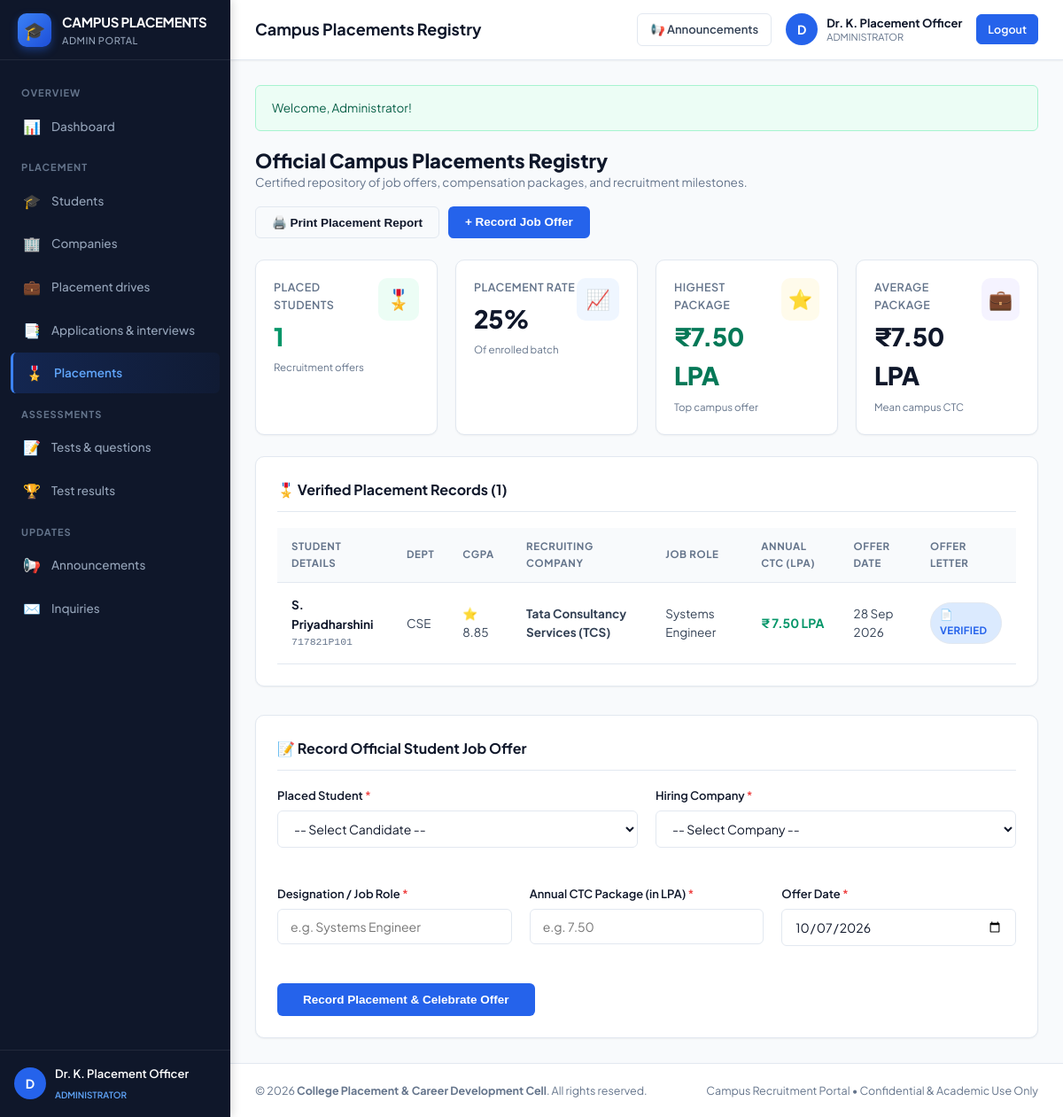
The page /admin/placements.php (signed in) on the database its author committed.
### tables this page shows
CREATE TABLE `placement_records` (
    `id` INT AUTO_INCREMENT PRIMARY KEY,
    `student_id` INT NOT NULL,
    `company_id` INT NOT NULL,
    `drive_id` INT DEFAULT NULL,
    `job_role` VARCHAR(150) NOT NULL,
    `package_lpa` DECIMAL(5,2) NOT NULL,
    `offer_date` DATE NOT NULL,
    `offer_letter_path` VARCHAR(255) DEFAULT NULL,
    `created_at` TIMESTAMP DEFAULT CURRENT_TIMESTAMP,
    CONSTRAINT `fk_placements_student` FOREIGN KEY (`student_id`) REFERENCES `students` (`id`) ON DELETE CASCADE,
    CONSTRAINT `fk_placements_company` FOREIGN KEY (`company_id`) REFERENCES `companies` (`id`) ON DELETE CASCADE
);

CREATE TABLE `users` (
    `id` INT AUTO_INCREMENT PRIMARY KEY,
    `name` VARCHAR(120) NOT NULL,
    `email` VARCHAR(150) NOT NULL UNIQUE,
    `password` VARCHAR(255) NOT NULL,
    `role` ENUM('student', 'admin', 'recruiter') NOT NULL DEFAULT 'student',
    `status` ENUM('active', 'inactive') NOT NULL DEFAULT 'active',
    `created_at` TIMESTAMP DEFAULT CURRENT_TIMESTAMP
);

CREATE TABLE `students` (
    `id` INT AUTO_INCREMENT PRIMARY KEY,
    `user_id` INT NOT NULL UNIQUE,
    `register_no` VARCHAR(50) NOT NULL UNIQUE,
    `phone` VARCHAR(20) DEFAULT NULL,
    `dob` DATE DEFAULT NULL,
    `gender` ENUM('Male', 'Female', 'Other') DEFAULT 'Female',
    `address` TEXT DEFAULT NULL,
    `department` VARCHAR(100) NOT NULL,
    `year_of_study` INT NOT NULL DEFAULT 4,
    `semester` INT NOT NULL DEFAULT 8,
    `cgpa` DECIMAL(4,2) NOT NULL DEFAULT 0.00,
    `tenth_percentage` DECIMAL(5,2) NOT NULL DEFAULT 0.00,
    `twelfth_percentage` DECIMAL(5,2) NOT NULL DEFAULT 0.00,
    `backlogs` INT NOT NULL DEFAULT 0,
    `programming_languages` TEXT DEFAULT NULL,
    `technical_skills` TEXT DEFAULT NULL,
    `soft_skills` TEXT DEFAULT NULL,
    `certifications` TEXT DEFAULT NULL,
    `projects` TEXT DEFAULT NULL,
    `resume_path` VARCHAR(255) DEFAULT NULL,
    `profile_completed` TINYINT(1) DEFAULT 0,
    `placement_status` ENUM('Not Placed', 'In Process', 'Placed') DEFAULT 'Not Placed',
    `created_at` TIMESTAMP DEFAULT CURRENT_TIMESTAMP,
    CONSTRAINT `fk_students_user` FOREIGN KEY (`user_id`) REFERENCES `users` (`id`) ON DELETE CASCADE
);

CREATE TABLE `companies` (
    `id` INT AUTO_INCREMENT PRIMARY KEY,
    `user_id` INT DEFAULT NULL UNIQUE,
    `name` VARCHAR(150) NOT NULL,
    `email` VARCHAR(150) NOT NULL,
    `phone` VARCHAR(20) DEFAULT NULL,
    `website` VARCHAR(255) DEFAULT NULL,
    `logo` VARCHAR(255) DEFAULT NULL,
    `location` VARCHAR(150) DEFAULT NULL,
    `industry` VARCHAR(100) DEFAULT 'Information Technology',
    `description` TEXT DEFAULT NULL,
    `created_at` TIMESTAMP DEFAULT CURRENT_TIMESTAMP,
    CONSTRAINT `fk_companies_user` FOREIGN KEY (`user_id`) REFERENCES `users` (`id`) ON DELETE SET NULL
);

### config/database.php (called while the page is built, shortened)
<?php
function base_url($path = '') {
    $protocol = (!empty($_SERVER['HTTPS']) && $_SERVER['HTTPS'] !== 'off') ? "https://" : "http://";
    $host = $_SERVER['HTTP_HOST'] ?? 'localhost';
    $scriptName = str_replace('\\', '/', $_SERVER['SCRIPT_NAME'] ?? '');
    $baseDir = '';
    if (strpos($scriptName, '/student-placement-system/') === 0) {
        $baseDir = '/student-placement-system';
    } elseif (strpos($scriptName, '/student-placement-management-system/') === 0) {
        $baseDir = '/student-placement-management-system';
    } else {
        $parts = explode('/', trim($scriptName, '/'));
        if (!empty($parts[0]) && !preg_match('/\.php$/', $parts[0])) {
            $baseDir = '/' . $parts[0];
        }
    }
    $cleanPath = ltrim($path, '/');
    return $protocol . $host . $baseDir . ($cleanPath ? '/' . $cleanPath : '');
}
function get_flash() {
    if (isset($_SESSION['flash'])) {
        $flash = $_SESSION['flash'];
        return $flash;
    }
    return null;
}
function e($string) {
    return htmlspecialchars($string ?? '', ENT_QUOTES, 'UTF-8');
}

### admin/placements.php (the view, shortened to what this page needs)
<?php
require_once __DIR__ . '/../config/database.php';
$records_stmt = $pdo->query("SELECT pr.*, s.register_no, u.name as student_name, s.department, s.cgpa,
                                     c.name as company_name, c.logo
                              FROM placement_records pr
                              JOIN students s ON pr.student_id = s.id
                              JOIN users u ON s.user_id = u.id
                              JOIN companies c ON pr.company_id = c.id
                              ORDER BY pr.offer_date DESC");
$placements = $records_stmt->fetchAll();
$total_students = (int)$pdo->query("SELECT COUNT(*) FROM students")->fetchColumn();
$total_placed = count($placements);
$placement_pct = ($total_students > 0) ? round(($total_placed / $total_students) * 100, 1) : 0;
$max_pkg = (float)$pdo->query("SELECT MAX(package_lpa) FROM placement_records")->fetchColumn() ?: 0;
$avg_pkg = (float)$pdo->query("SELECT AVG(package_lpa) FROM placement_records")->fetchColumn() ?: 0;
$flash = get_flash();
?>
<?php include __DIR__ . '/../includes/header.php'; ?>
<div class="app-wrapper">
    <?php include __DIR__ . '/../includes/sidebar.php'; ?>
    <div class="app-main">
        <?php include __DIR__ . '/../includes/navbar.php'; ?>
        <div class="app-content">
            <?php if ($flash): ?>
                <div class="alert alert-<?= e($flash['type']) ?>">
                    <?= e($flash['message']) ?>
                </div>
            <?php endif; ?>
            <div style="display: flex; justify-content: space-between; align-items: flex-end; margin-bottom: 24px; flex-wrap: wrap; gap: 16px;">
                <div>
                    <h2 style="font-size: 22px; font-weight: 800; color: var(--text-main);">Official Campus Placements Registry</h2>
                    <p style="color: var(--text-muted); font-size: 13.5px;">
                        Certified repository of job offers, compensation packages, and recruitment milestones.
                    </p>
                </div>
                <div style="display: flex; gap: 10px;">
                    <button type="button" class="btn btn-outline" onclick="window.print()">
                        🖨️ Print Placement Report
                    </button>
                    <button type="button" class="btn btn-primary" onclick="document.getElementById('record-placement-card').scrollIntoView({behavior: 'smooth'})">
                        + Record Job Offer
                    </button>
                </div>
            </div>
            <div class="grid-cols-4">
                <div class="kpi-card">
                    <div>
                        <div class="kpi-label">Placed Students</div>
                        <div class="kpi-value" style="color: #059669;"><?= $total_placed ?></div>
                        <div style="font-size: 11.5px; color: var(--text-muted); margin-top: 4px;">Recruitment offers</div>
                    </div>
                    <div class="kpi-icon-wrap kpi-emerald">🎖️</div>
                </div>
                <div class="kpi-card">
                    <div>
                        <div class="kpi-label">Placement Rate</div>
                        <div class="kpi-value"><?= $placement_pct ?>%</div>
                        <div style="font-size: 11.5px; color: var(--text-muted); margin-top: 4px;">Of enrolled batch</div>
                    </div>
                    <div class="kpi-icon-wrap kpi-blue">📈</div>
                </div>
                <div class="kpi-card">
                    <div>
                        <div class="kpi-label">Highest Package</div>
                        <div class="kpi-value" style="color: #047857;">₹<?= number_format($max_pkg, 2) ?> LPA</div>
                        <div style="font-size: 11.5px; color: var(--text-muted); margin-top: 4px;">Top campus offer</div>
                    </div>
                    <div class="kpi-icon-wrap kpi-amber">⭐</div>
                </div>
                <div class="kpi-card">
                    <div>
                        <div class="kpi-label">Average Package</div>
                        <div class="kpi-value">₹<?= number_format($avg_pkg, 2) ?> LPA</div>
                        <div style="font-size: 11.5px; color: var(--text-muted); margin-top: 4px;">Mean campus CTC</div>
                    </div>
                    <div class="kpi-icon-wrap kpi-purple">💼</div>
                </div>
            </div>
            <div class="card" style="margin-bottom: 32px;">
                <div class="card-header">
                    <div class="card-title">🎖️ Verified Placement Records (<?= count($placements) ?>)</div>
                </div>
                <div class="table-responsive">
                    <table class="table">
                        <thead>
                            <tr>
                                <th>Student Details</th>
                                <th>Dept</th>
                                <th>CGPA</th>
                                <th>Recruiting Company</th>
                                <th>Job Role</th>
                                <th>Annual CTC (LPA)</th>
                                <th>Offer Date</th>
                                <th>Offer Letter</th>
                            </tr>
                        </thead>
                        <tbody>
                            <?php foreach ($placements as $p): ?>
                                <tr>
                                    <td>
                                        <a href="<?= base_url('admin/student-view.php?id=' . $p['student_id']) ?>" style="font-weight: 700; color: var(--text-main);">
                                            <?= e($p['student_name']) ?>
                                        </a>
                                        <div style="font-size: 11.5px; color: var(--text-muted);">
                                            <code><?= e($p['register_no']) ?></code>
                                        </div>
                                    </td>
                                    <td><?= e($p['department']) ?></td>
                                    <td>⭐ <?= number_format($p['cgpa'], 2) ?></td>
                                    <td>
                                        <strong><?= e($p['company_name']) ?></strong>
                                    </td>
                                    <td><?= e($p['job_role']) ?></td>
                                    <td>
                                        <strong style="color: #059669; font-size: 14px;">₹ <?= number_format($p['package_lpa'], 2) ?> LPA</strong>
                                    </td>
                                    <td><?= date('d M Y', strtotime($p['offer_date'])) ?></td>
                                    <td>
                                        <?php if (!empty($p['offer_letter_path'])): ?>
                                            <span class="status-badge badge-primary">📄 Verified</span>
                                        <?php else: ?>
                                            <span style="font-size: 11.5px; color: var(--text-muted);">Letter Pending</span>
                                        <?php endif; ?>
                                    </td>
                                </tr>
                            <?php endforeach; ?>
                        </tbody>
                    </table>
                </div>
            </div>
            <div class="card" id="record-placement-card">
                <div class="card-header">
                    <div class="card-title">📝 Record Official Student Job Offer</div>
                </div>
                <form method="POST" action="<?= base_url('admin/placements.php') ?>">
                    <div class="grid-cols-2">
                        <div class="form-group">
                            <label class="form-label">Placed Student <span class="req">*</span></label>
                            <select name="student_id" class="form-control" required>
                                <option value="">-- Select Candidate --</option>
                            </select>
                        </div>
                        <div class="form-group">
                            <label class="form-label">Hiring Company <span class="req">*</span></label>
                            <select name="company_id" class="form-control" required>
                                <option value="">-- Select Company --</option>
                            </select>
                        </div>
                    </div>
                    <div class="grid-cols-3">
                        <div class="form-group">
                            <label class="form-label">Designation / Job Role <span class="req">*</span></label>
                            <input type="text" name="job_role" class="form-control" placeholder="e.g. Systems Engineer" required>
                        </div>
                        <div class="form-group">
                            <label class="form-label">Annual CTC Package (in LPA) <span class="req">*</span></label>
                            <input type="number" step="0.01" min="1" max="100" name="package_lpa" class="form-control" placeholder="e.g. 7.50" required>
                        </div>
                        <div class="form-group">
                            <label class="form-label">Offer Date <span class="req">*</span></label>
                            <input type="date" name="offer_date" class="form-control" value="<?= date('Y-m-d') ?>" required>
                        </div>
                    </div>
                    <button type="submit" class="btn btn-primary" style="padding: 10px 28px;">
                        Record Placement & Celebrate Offer
                    </button>
                </form>
            </div>
        </div>
        <?php include __DIR__ . '/../includes/footer.php'; ?>

### rows shown on the page
placement_records: users.name "S. Priyadharshini", student.register_no "717821P101", student.department "CSE", student.cgpa "8.85", company.name "Tata Consultancy Services (TCS)", job_role "Systems Engineer", package_lpa "7.50", offer_date "28 Sep 2026", shows "📄 VERIFIED"

### other values the page prints
$section "OVERVIEW"
$icon "📊"
$label "Dashboard"
$section "PLACEMENT"
$icon "🎓"
$label "Students"
$icon "🏢"
$label "Companies"
$icon "💼"
$label "Placement drives"
$icon "📑"
$label "Applications & interviews"
$icon "🎖️"
$label "Placements"
$section "ASSESSMENTS"
